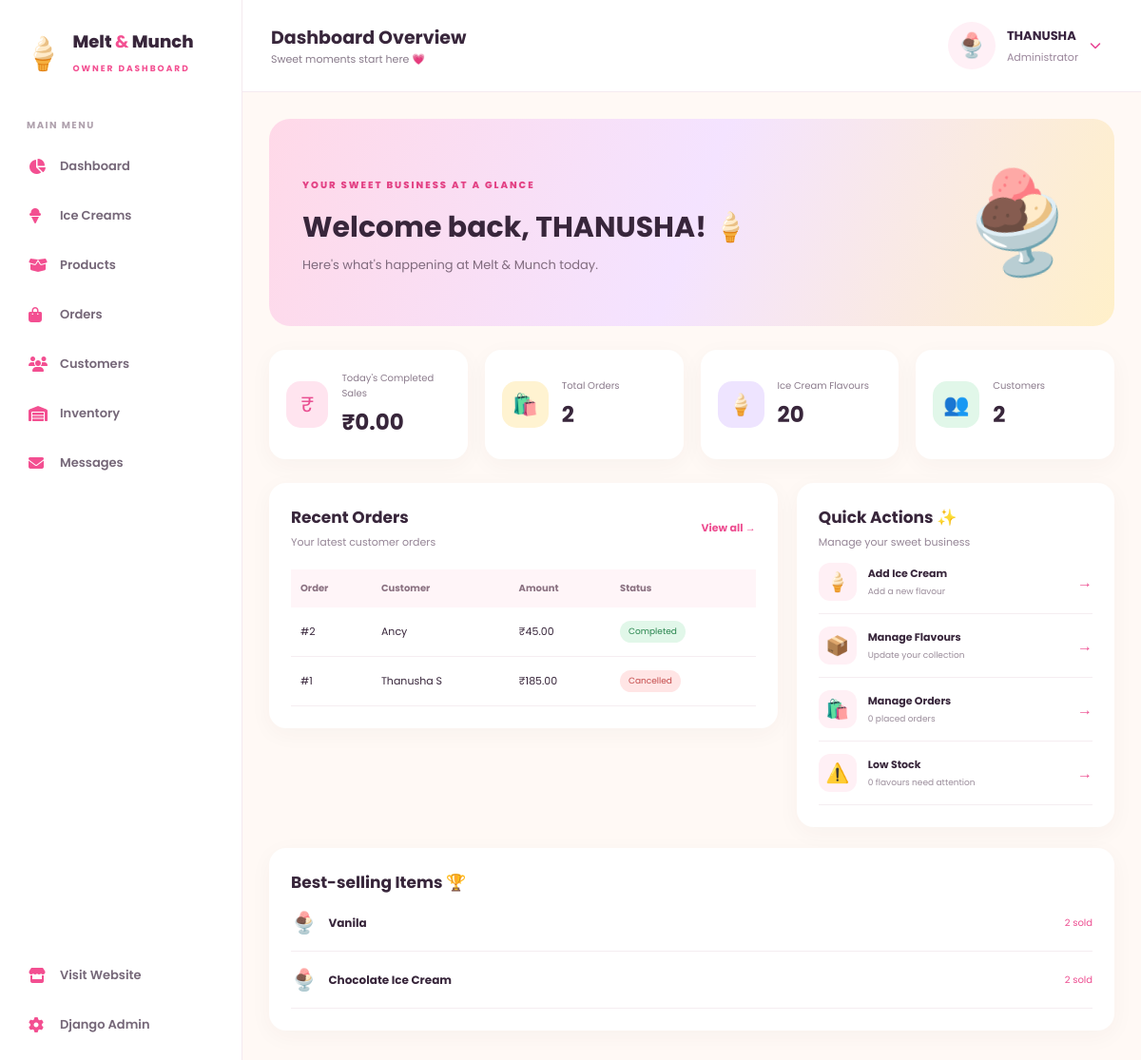
The page /dashboard/ (signed in) on the database its author committed.
### melt_app/models.py (models this page shows, shortened)
class Order(models.Model):
    STATUS_CHOICES = [
        ("placed", "Placed"),
        ("processing", "Processing"),
        ("shipped", "Shipped"),
        ("completed", "Completed"),
        ("cancelled", "Cancelled"),
    ]
    ORDER_TYPE_CHOICES = [
        ("delivery", "Home Delivery"),
        ("takeaway", "Take Away"),
    ]
    PAYMENT_CHOICES = [
        ("cod", "Cash on Delivery"),
        ("upi", "UPI"),
        ("card", "Credit / Debit Card"),
    ]
    user = models.ForeignKey(
        settings.AUTH_USER_MODEL,
        on_delete=models.PROTECT,
        related_name="orders"
    )
    full_name = models.CharField(max_length=150)
    email = models.EmailField()
    phone = models.CharField(max_length=25)
    address = models.TextField(blank=True)
    city = models.CharField(max_length=100, blank=True)
    postal_code = models.CharField(max_length=15, blank=True)
    order_type = models.CharField(
        max_length=20,
        choices=ORDER_TYPE_CHOICES,
        default="delivery"
    )
    payment_method = models.CharField(
        max_length=20,
        choices=PAYMENT_CHOICES,
        default="cod"
    )
    total_price = models.DecimalField(
        max_digits=10,
        decimal_places=2,
        default=0
    )
    status = models.CharField(
        max_length=20,
        choices=STATUS_CHOICES,
        default="placed"
    )
    created_at = models.DateTimeField(auto_now_add=True)

class OrderLine(models.Model):
    order = models.ForeignKey(
        Order,
        on_delete=models.CASCADE,
        related_name="lines"
    )
    product_name = models.CharField(max_length=150)
    unit_price = models.DecimalField(
        max_digits=8,
        decimal_places=2
    )
    quantity = models.PositiveIntegerField(
        validators=[MinValueValidator(1)]
    )
    scoops = models.PositiveIntegerField(default=1)

### melt_app/views.py (the view)
# urls.py: path("dashboard/", admin_dashboard, name="admin_dashboard"),
@staff_member_required(login_url="/admin-login/")
def admin_dashboard(request):
    today = timezone.localdate()
    today_orders = Order.objects.filter(
        created_at__date=today
    )
    context = {
        "total_sales": today_orders.filter(
            status="completed"
        ).aggregate(total=Sum("total_price"))["total"] or Decimal("0.00"),
        "total_orders": Order.objects.count(),
        "today_orders": today_orders.count(),
        "total_products": Product.objects.count(),
        "total_icecreams": IceCream.objects.count(),
        "total_customers": get_user_model().objects.filter(
            is_staff=False,
            is_superuser=False
        ).count(),
        "pending_orders": Order.objects.filter(
            status="placed"
        ).count(),
        "low_stock": IceCream.objects.filter(
            stock_quantity__lte=5
        ).count(),
        "recent_orders": Order.objects.select_related(
            "user"
        ).order_by("-created_at")[:7],
        "best_sellers": OrderLine.objects.values(
            "product_name"
        ).annotate(
            sold=Sum("quantity")
        ).order_by("-sold")[:5],
        "monthly_sales": today_orders.aggregate(
            total=Sum("total_price")
        )["total"] or Decimal("0.00"),
    }
    return render(request, "dashboard/dashboard.html", context)

### melt_app/context_processors.py (called while the page is built)
def cart_count(request):
    if request.user.is_authenticated:
        count = CartLine.objects.filter(
            cart__user=request.user
        ).aggregate(total=Sum("quantity"))["total"] or 0
    else:
        cart = request.session.get("cart", {})
        count = sum(int(quantity) for quantity in cart.values())
    return {
        "nav_cart_count": count
    }

### melt_app/templates/dashboard/dashboard.html (shortened to what this page needs)
{% extends 'dashboard/base.html' %}
{% load static %}
{% block page_heading %}Dashboard Overview{% endblock %}
{% block page_css %}
<link rel="stylesheet"
      href="{% static 'dashboard/css/dashboard.css' %}">
{% endblock %}
{% block content %}
<div class="welcome-banner">
    <div>
        <span>YOUR SWEET BUSINESS AT A GLANCE</span>
        <h1>Welcome back, {{ request.user.username }}! 🍦</h1>
        <p>Here's what's happening at Melt & Munch today.</p>
    </div>
    <div class="welcome-art">🍨</div>
</div>
<div class="stats-grid">
    <div class="stat-card pink">
        <div class="stat-icon">₹</div>
        <div>
            <p>Today's Completed Sales</p>
            <h2>₹{{ total_sales|floatformat:2 }}</h2>
        </div>
    </div>
    <div class="stat-card yellow">
        <div class="stat-icon">🛍️</div>
        <div>
            <p>Total Orders</p>
            <h2>{{ total_orders }}</h2>
        </div>
    </div>
    <div class="stat-card purple">
        <div class="stat-icon">🍦</div>
        <div>
            <p>Ice Cream Flavours</p>
            <h2>{{ total_icecreams }}</h2>
        </div>
    </div>
    <div class="stat-card green">
        <div class="stat-icon">👥</div>
        <div>
            <p>Customers</p>
            <h2>{{ total_customers }}</h2>
        </div>
    </div>
</div>
<div class="dashboard-columns">
    <div class="panel recent-panel">
        <div class="panel-heading">
            <div>
                <h2>Recent Orders</h2>
                <p>Your latest customer orders</p>
            </div>
            <a href="{% url 'dashboard_orders' %}">View all →</a>
        </div>
        <div class="table-wrapper">
            <table>
                <thead>
                    <tr>
                        <th>Order</th>
                        <th>Customer</th>
                        <th>Amount</th>
                        <th>Status</th>
                    </tr>
                </thead>
                <tbody>
                    {% for order in recent_orders %}
                    <tr>
                        <td>#{{ order.id }}</td>
                        <td>{{ order.full_name }}</td>
                        <td>₹{{ order.total_price }}</td>
                        <td>
                            <span class="status {{ order.status }}">
                                {{ order.get_status_display }}
                            </span>
                        </td>
                    </tr>
                    {% empty %}
                    <tr>
                        <td colspan="4">No orders yet.</td>
                    </tr>
                    {% endfor %}
                </tbody>
            </table>
        </div>
    </div>
    <div class="panel quick-panel">
        <h2>Quick Actions ✨</h2>
        <p>Manage your sweet business</p>
        <a href="{% url 'add_icecream' %}" class="quick-action">
            <span>🍦</span>
            <div>
                <strong>Add Ice Cream</strong>
                <small>Add a new flavour</small>
            </div>
            <b>→</b>
        </a>
        <a href="{% url 'dashboard_icecreams' %}" class="quick-action">
            <span>📦</span>
            <div>
                <strong>Manage Flavours</strong>
                <small>Update your collection</small>
            </div>
            <b>→</b>
        </a>
        <a href="{% url 'dashboard_orders' %}" class="quick-action">
            <span>🛍️</span>
            <div>
                <strong>Manage Orders</strong>
                <small>{{ pending_orders }} placed orders</small>
            </div>
            <b>→</b>
        </a>
        <a href="{% url 'dashboard_inventory' %}" class="quick-action">
            <span>⚠️</span>
            <div>
                <strong>Low Stock</strong>
                <small>{{ low_stock }} flavours need attention</small>
            </div>
            <b>→</b>
        </a>
    </div>
</div>
<div class="panel best-panel">
    <h2>Best-selling Items 🏆</h2>
    {% for item in best_sellers %}
        <div class="best-item">
            <span>🍨</span>
            <strong>{{ item.product_name }}</strong>
            <small>{{ item.sold }} sold</small>
        </div>
    {% empty %}
        <p>No sales recorded yet.</p>
    {% endfor %}
</div>
{% endblock %}

### melt_app/templates/dashboard/base.html (shortened to what this page needs)
{% load static %}
<!DOCTYPE html>
<html lang="en">
<head>
    <link rel="stylesheet"
          href="https://cdnjs.cloudflare.com/ajax/libs/font-awesome/6.5.0/css/all.min.css">
          <link rel="stylesheet" href="{% static 'dashboard/css/base.css' %}">
    {% block page_css %}{% endblock %}
</head>
<body>
<div class="dashboard-layout">
    <aside class="sidebar" id="sidebar">
        <div class="brand">
            <span>🍦</span>
            <div>
                <h2>Melt <b>&</b> Munch</h2>
                <small>OWNER DASHBOARD</small>
            </div>
        </div>
        <div class="sidebar-heading">MAIN MENU</div>
        <a href="{% url 'admin_dashboard' %}" class="side-link">
            <i class="fa-solid fa-chart-pie"></i>
            Dashboard
        </a>
        <a href="{% url 'dashboard_icecreams' %}" class="side-link">
            <i class="fa-solid fa-ice-cream"></i>
            Ice Creams
        </a>
        <a href="{% url 'dashboard_products' %}" class="side-link">
            <i class="fa-solid fa-box-open"></i>
            Products
        </a>
        <a href="{% url 'dashboard_orders' %}" class="side-link">
            <i class="fa-solid fa-bag-shopping"></i>
            Orders
        </a>
        <a href="{% url 'dashboard_customers' %}" class="side-link">
            <i class="fa-solid fa-users"></i>
            Customers
        </a>
        <a href="{% url 'dashboard_inventory' %}" class="side-link">
            <i class="fa-solid fa-warehouse"></i>
            Inventory
        </a>
        <a href="{% url 'dashboard_messages' %}" class="side-link">
            <i class="fa-solid fa-envelope"></i>
            Messages
        </a>
        <div class="sidebar-bottom">
            <a href="{% url 'home' %}" class="side-link">
                <i class="fa-solid fa-store"></i>
                Visit Website
            </a>
            <a href="{% url 'admin:index' %}" class="side-link">
                <i class="fa-solid fa-gear"></i>
                Django Admin
            </a>
        </div>
    </aside>
    <main class="main-content">
        <header class="topbar">
            <div class="topbar-heading">
                <h3>{% block page_heading %}Dashboard{% endblock %}</h3>
                <p>Sweet moments start here 💗</p>
            </div>
            <div class="admin-profile-dropdown" id="adminProfile">
                <button type="button"
                        class="admin-profile"
                        id="profileToggle"
                        aria-expanded="false"
                        aria-controls="profileMenu">
                    <div class="admin-avatar">🍨</div>
                    <div class="admin-profile-info">
                        <strong>{{ request.user.username|upper }}</strong>
                        <small>Administrator</small>
                    </div>
                    <i class="fa-solid fa-chevron-down profile-arrow"></i>
                </button>
            </div>
        </header>
        <section class="page-content">
            {% block content %}{% endblock %}
        </section>
    </main>
</div>
</body>
</html>

### melt_app/static/dashboard/css/base.css (style rules this page uses)
:root { --pink: #f34f91; --dark: #38263b; --muted: #897b8b; --background: #fff9f5; --white: #ffffff; }
* { margin: 0; padding: 0; box-sizing: border-box; }
body { font-family: 'Poppins', sans-serif; background: var(--background); color: var(--dark); }
a { text-decoration: none; color: inherit; }
.dashboard-layout { display: flex; min-height: 100vh; }
.sidebar { width: 255px; min-width: 255px; background: #fff; border-right: 1px solid #f4e9ef; padding: 25px 16px; display: flex; flex-direction: column; transition: transform .3s ease; }
.brand { display: flex; align-items: center; gap: 10px; padding: 5px 8px 30px; }
.brand > span { font-size: 34px; }
.brand h2 { font-size: 18px; font-weight: 800; }
.brand h2 b { color: var(--pink); }
.brand small { font-size: 9px; letter-spacing: 2px; color: var(--pink); font-weight: 700; }
.sidebar-heading { color: #b0a2ae; font-size: 10px; font-weight: 700; letter-spacing: 1.5px; padding: 12px; }
.side-link { display: flex; align-items: center; gap: 13px; padding: 13px 14px; border-radius: 12px; margin-bottom: 6px; font-size: 13px; font-weight: 600; color: #766879; transition: .25s; }
.side-link i { width: 20px; color: var(--pink); font-size: 16px; }
.sidebar-bottom { margin-top: auto; padding-top: 20px; }
.main-content { flex: 1; min-width: 0; }
.topbar { min-height: 85px; padding: 15px 30px; background: white; border-bottom: 1px solid #f5eaf0; display: flex; align-items: center; gap: 18px; }
.topbar h3 { font-size: 19px; }
.topbar p { font-size: 11px; color: var(--muted); }
.admin-avatar { width: 43px; height: 43px; display: grid; place-items: center; border-radius: 50%; background: #fff0f5; font-size: 23px; }
.admin-profile strong, .admin-profile small { display: block; }
.admin-profile strong { font-size: 12px; }
.admin-profile small { font-size: 10px; color: var(--muted); }
.page-content { padding: 28px; }
.admin-profile-dropdown { position: relative; margin-left: auto; z-index: 1000; }
.admin-profile { display: flex; align-items: center; gap: 12px; padding: 8px 12px; border: none; background: transparent; border-radius: 15px; cursor: pointer; transition: 0.3s; font-family: inherit; }
.admin-avatar { width: 50px; height: 50px; display: grid; place-items: center; border-radius: 50%; background: #fff0f6; font-size: 25px; }
.admin-profile-info { display: flex; flex-direction: column; align-items: flex-start; gap: 4px; }
.admin-profile-info strong { color: #38233f; font-size: 13px; }
.admin-profile-info small { color: #9b879c; font-size: 11px; }
.profile-arrow { color: #e84393; font-size: 12px; transition: transform 0.3s; }

### rows shown on the page
Order: id "2", full_name "Ancy", total_price "45.00", status "Completed"
Order: id "1", full_name "Thanusha S", total_price "185.00", status "Cancelled"
OrderLine: product_name "Vanila", sold "2"

### other values the page prints
{{ request.user.username|upper }} "THANUSHA"
{{ request.user.username }} "THANUSHA"
{{ total_sales|floatformat:2 }} "0.00"
{{ total_orders }} "2"
{{ total_icecreams }} "20"
{{ total_customers }} "2"
{{ pending_orders }} "0"
{{ low_stock }} "0"
{{ item.product_name }} "Chocolate Ice Cream"
{{ item.sold }} "2"
